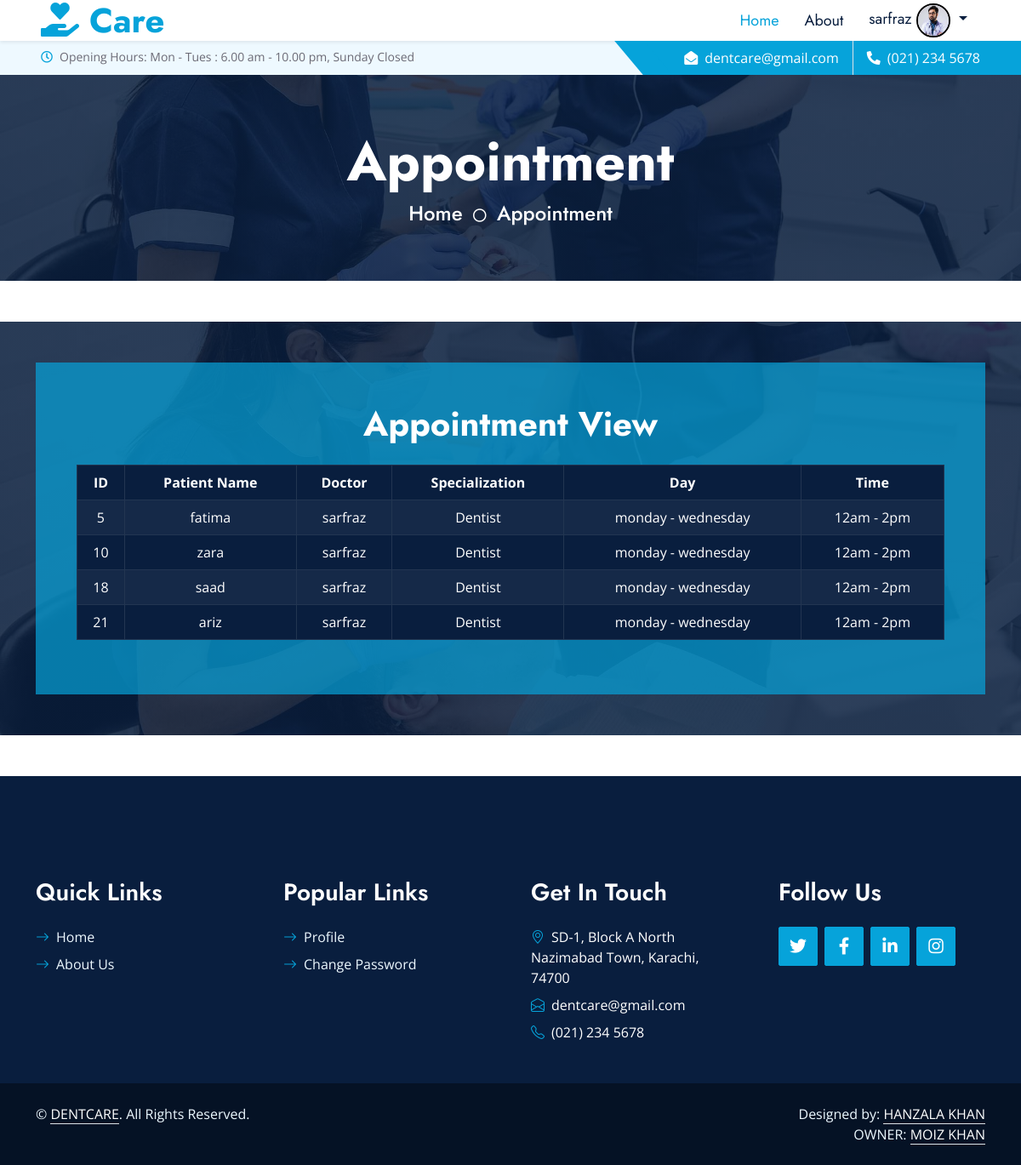
/doctors/index.php (signed in), run on the app's committed database.
### tables this page shows
CREATE TABLE `doctors` (
  `id` int(11) NOT NULL,
  `Dusername` varchar(255) NOT NULL,
  `Demail` varchar(255) NOT NULL,
  `Dpassword` varchar(255) NOT NULL,
  `specialization` varchar(255) NOT NULL,
  `Dcity` int(11) NOT NULL,
  `Days` varchar(255) NOT NULL,
  `Dtime` text NOT NULL,
  `dstatus` tinyint(255) NOT NULL DEFAULT 1,
  `Dimage` varchar(255) NOT NULL
);

CREATE TABLE `appointment` (
  `pid` int(11) NOT NULL,
  `pname` varchar(255) NOT NULL,
  `pemail` varchar(255) NOT NULL,
  `pdoctor` int(255) NOT NULL,
  `pspecialization` varchar(255) NOT NULL,
  `pday` text NOT NULL,
  `ptime` text NOT NULL,
  `pstatus` tinyint(4) NOT NULL DEFAULT 1
);

### doctors/index.php (the view)
<?php
include('../includes/config.php');
include('../includes/navbar.php');
?>
<div class="container-fluid bg-primary py-5 hero-header mb-5">
    <div class="row py-3">
        <div class="col-12 text-center">
            <h1 class="display-3 text-white animated zoomIn">Appointment</h1>
            <a href="" class="h4 text-white">Home</a>
            <i class="far fa-circle text-white px-2"></i>
            <a href="" class="h4 text-white">Appointment</a>
        </div>
    </div>
</div>
<div class="container-fluid bg-primary bg-appointment mb-2 wow fadeInUp" data-wow-delay="0.1s"
    style="margin-top: 20px;">
    <div class="container">
        <div class="row gx-5">
            <div class="col-lg-12 mt-5 mb-5">
                <div class="appointment-form h-100 d-flex flex-column justify-content-center text-center p-5 wow zoomIn"
                    data-wow-delay="0.6s">
                    <h1 class="text-white mb-4">Appointment View</h1>
                    <?php
                    $doctor_name = $_SESSION['doctor'];
                    $sql = "SELECT * FROM appointment as a INNER JOIN doctors as d on a.pdoctor = d.id WHERE d.demail = '$doctor_name'";
                    $result = $connection->query($sql);
                    if ($result->num_rows > 0) {
                        ?>
                        <table class="table table-bordered table-dark table-striped">
                            <thead>
                                <tr>
                                    <th>ID</th>
                                    <th>Patient Name</th>
                                    <th>Doctor</th>
                                    <th>Specialization</th>
                                    <th>Day</th>
                                    <th>Time</th>
                                </tr>
                            </thead>
                            <tbody>
                                <?php
                                while ($row = $result->fetch_assoc()) {
                                    ?>
                                    <tr>
                                        <td>
                                            <?php echo $row['pid'] ?>
                                        </td>
                                        <td>
                                            <?php echo $row['pname'] ?>
                                        </td>
                                        <td>
                                            <?php echo $row['Dusername'] ?>
                                        </td>
                                        <td>
                                            <?php echo $row['specialization'] ?>
                                        </td>
                                        <td>
                                            <?php echo $row['pday'] ?>
                                        </td>
                                        <td>
                                            <?php echo $row['ptime'] ?>
                                        </td>
                                    </tr>
                                    <?php
                                }
                    } else {
                        echo "<h3> No appointments found for this doctor.</h3>";
                    }
                    ?>
                        </tbody>
                    </table>
                </div>
            </div>
        </div>
    </div>
</div>
<?php
include('../includes/footer2.php');
?>

### Includes/navbar.php (shortened to what this page needs)
<!DOCTYPE html>
<html lang="en">
<head>
    <link href="https://cdnjs.cloudflare.com/ajax/libs/font-awesome/5.10.0/css/all.min.css" rel="stylesheet">
    <link href="https://cdn.jsdelivr.net/npm/bootstrap-icons@1.4.1/font/bootstrap-icons.css" rel="stylesheet">
    <link href="../assets/lib/owlcarousel/assets/owl.carousel.min.css" rel="stylesheet">
    <link href="../assets/lib/animate/animate.min.css" rel="stylesheet">
    <link href="../assets/lib/tempusdominus/css/tempusdominus-bootstrap-4.min.css" rel="stylesheet" />
    <link href="../assets/lib/twentytwenty/twentytwenty.css" rel="stylesheet" />
    <link href="../assets/css/bootstrap.min.css" rel="stylesheet">
    <link href="../assets/css/style.css" rel="stylesheet">
</head>
<body>
    <nav class="navbar navbar-expand-lg bg-white navbar-light shadow-sm px-5 py-3 py-lg-0">
        <a href="index.php" class="navbar-brand p-0">
            <h1 class="m-0 text-primary"><i class="fas fa-hand-holding-heart" style="color: #06A3DA;"></i> Care</h1>
        </a>
        <div class="collapse navbar-collapse" id="navbarCollapse">
            <div class="navbar-nav ms-auto py-0">
                <a href="index.php" class="nav-item nav-link active">Home</a>
                <a href="about.php" class="nav-item nav-link">About</a>
            </div>
        </div>
        <?php
        require("../includes/config.php");
        $username = $_SESSION["doctor"];
        $query = "SELECT * FROM `doctors` WHERE `Demail` = '$username'";
        $result = mysqli_query($connection, $query);
        $result1 = mysqli_fetch_assoc($result);
        ?>
        <div class="navbar-nav">
            <li class="dropdown">
                <a href="#" class="nav-link dropdown-toggle" data-toggle="dropdown">
                    <span>
                        <?php echo $result1['Dusername']; ?>
                    </span>
                    <img src="<?php echo '../doctors/doctorimg/' . $result1['Dimage'] ?>" alt="profile Image" height="40px"
                        width="40px" style="border-radius: 50%; border: 2px solid black;">
                </a>
            </li>
        </div>
    </nav>
    <div class="container-fluid bg-light ps-5 pe-0 d-none d-lg-block">
        <div class="row gx-0">
            <div class="col-md-6 text-center text-lg-start mb-2 mb-lg-0">
                <div class="d-inline-flex align-items-center">
                    <small class="py-2"><i class="far fa-clock text-primary me-2"></i>Opening Hours: Mon - Tues : 6.00
                        am - 10.00 pm, Sunday Closed </small>
                </div>
            </div>
            <div class="col-md-6 text-center text-lg-end">
                <div class="position-relative d-inline-flex align-items-center bg-primary text-white top-shape px-5">
                    <div class="me-3 pe-3 border-end py-2">
                        <p class="m-0"><i class="fa fa-envelope-open me-2"></i>dentcare@gmail.com</p>
                    </div>
                    <div class="py-2">
                        <p class="m-0"><i class="fa fa-phone-alt me-2"></i>(021) 234 5678</p>
                    </div>
                </div>
            </div>
        </div>
    </div>

### assets/css/style.css (style rules this page uses)
:root { --primary: #06A3DA; --secondary: #F57E57; --light: #EEF9FF; --dark: #091E3E; }
h1, h2, .font-weight-bold { font-weight: 700 !important; }
.top-shape::before { position: absolute; content: ""; width: 35px; height: 100%; top: 0; left: -17px; background: var(--primary); transform: skew(40deg); }
.navbar-light .navbar-nav .nav-link { font-family: 'Jost', sans-serif; padding: 1px 15px; font-size: 18px; color: var(--dark); outline: none; transition: .5s; }
.navbar-light .navbar-nav .nav-link:hover, .navbar-light .navbar-nav .nav-link.active { color: var(--primary); }
.hero-header { background: linear-gradient(rgba(9, 30, 62, .85), rgba(9, 30, 62, .85)), url(../img/carousel-1.jpg) center center no-repeat; background-size: cover; }
.bg-appointment { background: linear-gradient(rgba(9, 30, 62, .85), rgba(9, 30, 62, .85)), url(../img/carousel-1.jpg) center center no-repeat; background-size: cover; }
.appointment-form { background: rgba(6, 163, 218, .7); }

### data on the page
doctors: Dusername "sarfraz", Dimage (picture)
appointment: pid "5", pname "fatima", pdoctor.Dusername "sarfraz", pdoctor.specialization "Dentist", pday "monday - wednesday", ptime "12am - 2pm"
appointment: pid "10", pname "zara", pdoctor.Dusername "sarfraz", pdoctor.specialization "Dentist", pday "monday - wednesday", ptime "12am - 2pm"
appointment: pid "18", pname "saad", pdoctor.Dusername "sarfraz", pdoctor.specialization "Dentist", pday "monday - wednesday", ptime "12am - 2pm"
appointment: pid "21", pname "ariz", pdoctor.Dusername "sarfraz", pdoctor.specialization "Dentist", pday "monday - wednesday", ptime "12am - 2pm"
